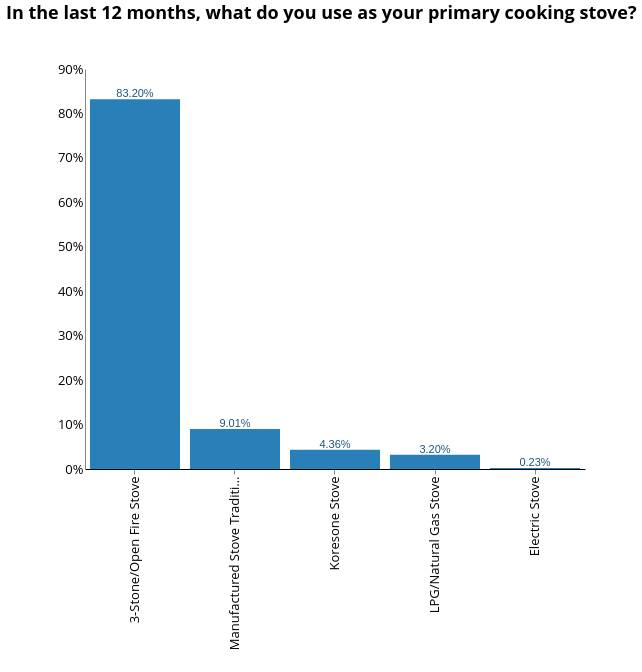

Vega-Lite specification stored for this chart:
### Vega-Lite specification from a JSON file in a GitHub repository (floating-point values rounded to 4 significant figures; data arrays with more than 128 entries replaced by an {"elided": "..."} marker saying what was removed)
{"width": 800, "height": 400, "config": {"title": {"fontSize": 18, "font": "Open Sans", "anchor": "center", "fontColor": "#000000"}, "axisX": {"domain": true, "domainColor": "#000000", "grid": false, "labelFont": "Open Sans", "labelFontSize": 13, "titleFont": "Open Sans", "titleFontSize": 13, "titleFontWeight": "normal", "title": "X Axis Title (units)"}, "axisY": {"domain": true, "grid": false, "gridColor": "#DEDDDD", "gridWidth": 1, "labelFont": "Open Sans", "labelFontSize": 13, "labelAngle": 0, "ticks": false, "titleFont": "Open Sans", "titleFontSize": 13, "titleFontWeight": "normal", "titlePadding": 10, "title": "Y Axis Title (units)"}, "range": {"category": ["#2980B9", "#003366", "#FFAE19", "#FF4500", "#438B28", "#45B39D", "#99ADC1", "#212F3C"]}, "legend": {"labelFont": "Open Sans", "labelFontSize": 13, "symbolType": "square", "symbolSize": 100, "titleFont": "Open Sans", "titleFontSize": 13, "titleFontWeight": "normal", "title": "Legend", "orient": "right", "offset": 0}, "tooltip": {"font": "Open Sans"}, "view": {"stroke": "transparent", "text": {"font": "Open Sans", "color": ["#2980B9", "#003366", "#FFAE19", "#FF4500", "#438B28", "#45B39D", "#99ADC1", "#212F3C"], "fontSize": 13, "align": "right", "fontWeight": 400, "size": 13}, "bar": {"size": 40, "binSpacing": 1, "continuousBandSize": 30, "discreteBandSize": 30, "fill": ["#2980B9", "#003366", "#FFAE19", "#FF4500", "#438B28", "#45B39D", "#99ADC1", "#212F3C"], "stroke": false}}}, "layer": [{"mark": {"type": "bar", "color": "#2980b9"}, "encoding": {"tooltip": {"field": "primary_stove", "type": "nominal"}, "x": {"axis": {"title": " "}, "field": "primary_stove", "sort": {"field": "primary_stove", "op": "count", "order": "descending"}, "type": "nominal"}, "y": {"aggregate": "sum", "axis": {"format": "%", "title": ""}, "field": "pct", "type": "quantitative"}}, "height": 400, "selection": {"selector060": {"type": "single", "fields": ["i19a"], "bind": {"input": "select", "options": [null, "Wood purchased", "Wood collected", "Crop Residue/Plant Biomass", "Kerosene", "Charcoal", "LPG/cooking gas", "Electric", "Charcoal Briquettes", "Garbage", "Piped Natural Gas", "Coal Briquette", "Biomass Briquette", "Other, specify", "Coal/lignite"], "labels": ["All Responses", "Wood purchased", "Wood collected", "Crop Residue/Plant Biomass", "Kerosene", "Charcoal", "LPG/cooking gas", "Electric", "Charcoal Briquettes", "Garbage", "Piped Natural Gas", "Coal Briquette", "Biomass Briquette", "Other", "Coal/lignite"], "name": "Primary Source of Cooking Fuel  "}}, "selector059": {"type": "single", "fields": ["grid_electricity_yn"], "bind": {"input": "select", "options": [null, "Yes", "No"], "labels": ["All Responses", "Yes", "No"], "name": "Is the household connected to the national grid?  "}}, "selector057": {"type": "single", "fields": ["locality"], "bind": {"input": "select", "options": [null, 0, 1], "labels": ["National", "Urban", "Rural"], "name": "Locality Breakdown  "}}, "selector058": {"type": "single", "fields": ["cs_aggr_tier"], "bind": {"input": "select", "options": [null, "Tier 0", "Tier 1", "Tier 2", "Tier 3", "Tier 4", "Tier 5"], "labels": ["All Tiers", "Tier 0", "Tier 1", "Tier 2", "Tier 3", "Tier 4", "Tier 5"], "name": "Cooking Tier  "}}}, "transform": [{"joinaggregate": [{"op": "count", "field": "*", "as": "total"}]}, {"calculate": "1 / datum.total", "as": "pct"}], "width": 500}, {"mark": {"type": "text", "align": "center", "baseline": "bottom", "color": "#1b557a"}, "encoding": {"text": {"aggregate": "sum", "field": "pct", "format": ".2%", "type": "quantitative"}, "tooltip": {"field": "primary_stove", "type": "nominal"}, "x": {"axis": {"title": " "}, "field": "primary_stove", "sort": {"field": "primary_stove", "op": "count", "order": "descending"}, "type": "nominal"}, "y": {"aggregate": "sum", "axis": {"format": "%", "title": ""}, "field": "pct", "type": "quantitative"}}, "height": 400, "transform": [{"joinaggregate": [{"op": "count", "field": "*", "as": "total"}]}, {"calculate": "1 / datum.total", "as": "pct"}], "width": 500}], "data": {"name": "data-1de68d74c70ffe2eb634cbe6be5b7a1b"}, "title": {"text": ["In the last 12 months, what do you use as your primary cooking stove?"], "color": "black", "subtitleColor": "black", "offset": 40}, "transform": [{"filter": {"selection": "selector060"}}, {"filter": {"selection": "selector059"}}, {"filter": {"selection": "selector057"}}, {"filter": {"selection": "selector058"}}], "$schema": "https://vega.github.io/schema/vega-lite/v4.17.0.json", "datasets": {"data-1de68d74c70ffe2eb634cbe6be5b7a1b": {"elided": "3464 records"}}}
